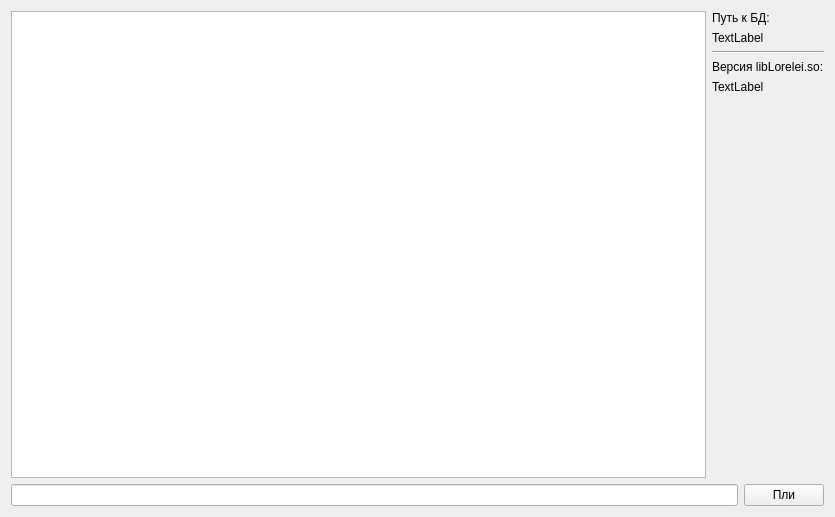
<?xml version="1.0" encoding="UTF-8"?>
<ui version="4.0">
 <class>MainWindow</class>
 <widget class="QMainWindow" name="MainWindow">
  <property name="geometry">
   <rect>
    <x>0</x>
    <y>0</y>
    <width>835</width>
    <height>517</height>
   </rect>
  </property>
  <property name="windowTitle">
   <string>MainWindow</string>
  </property>
  <widget class="QWidget" name="centralWidget">
   <layout class="QVBoxLayout" name="verticalLayout_2">
    <item>
     <layout class="QHBoxLayout" name="horizontalLayout_3">
      <item>
       <widget class="QTextEdit" name="loreleiOutput">
        <property name="html">
         <string>&lt;!DOCTYPE HTML PUBLIC &quot;-//W3C//DTD HTML 4.0//EN&quot; &quot;http://www.w3.org/TR/REC-html40/strict.dtd&quot;&gt;
&lt;html&gt;&lt;head&gt;&lt;meta name=&quot;qrichtext&quot; content=&quot;1&quot; /&gt;&lt;style type=&quot;text/css&quot;&gt;
p, li { white-space: pre-wrap; }
&lt;/style&gt;&lt;/head&gt;&lt;body style=&quot; font-family:'Ubuntu'; font-size:11pt; font-weight:400; font-style:normal;&quot;&gt;
&lt;p style=&quot;-qt-paragraph-type:empty; margin-top:0px; margin-bottom:0px; margin-left:0px; margin-right:0px; -qt-block-indent:0; text-indent:0px;&quot;&gt;&lt;br /&gt;&lt;/p&gt;&lt;/body&gt;&lt;/html&gt;</string>
        </property>
       </widget>
      </item>
      <item>
       <layout class="QVBoxLayout" name="verticalLayout">
        <item>
         <widget class="QLabel" name="label">
          <property name="text">
           <string>Путь к БД:</string>
          </property>
         </widget>
        </item>
        <item>
         <widget class="QLabel" name="dbPathLabel">
          <property name="text">
           <string>TextLabel</string>
          </property>
         </widget>
        </item>
        <item>
         <widget class="Line" name="line">
          <property name="orientation">
           <enum>Qt::Horizontal</enum>
          </property>
         </widget>
        </item>
        <item>
         <widget class="QLabel" name="label_2">
          <property name="text">
           <string>Версия libLorelei.so:</string>
          </property>
         </widget>
        </item>
        <item>
         <widget class="QLabel" name="loreleiVersionLabel">
          <property name="text">
           <string>TextLabel</string>
          </property>
         </widget>
        </item>
        <item>
         <spacer name="verticalSpacer">
          <property name="orientation">
           <enum>Qt::Vertical</enum>
          </property>
          <property name="sizeHint" stdset="0">
           <size>
            <width>20</width>
            <height>40</height>
           </size>
          </property>
         </spacer>
        </item>
       </layout>
      </item>
     </layout>
    </item>
    <item>
     <layout class="QHBoxLayout" name="horizontalLayout">
      <item>
       <widget class="QLineEdit" name="loreleiInput"/>
      </item>
      <item>
       <widget class="QPushButton" name="enterButton">
        <property name="text">
         <string>Пли</string>
        </property>
       </widget>
      </item>
     </layout>
    </item>
   </layout>
  </widget>
 </widget>
 <layoutdefault spacing="6" margin="11"/>
 <resources/>
 <connections/>
</ui>
